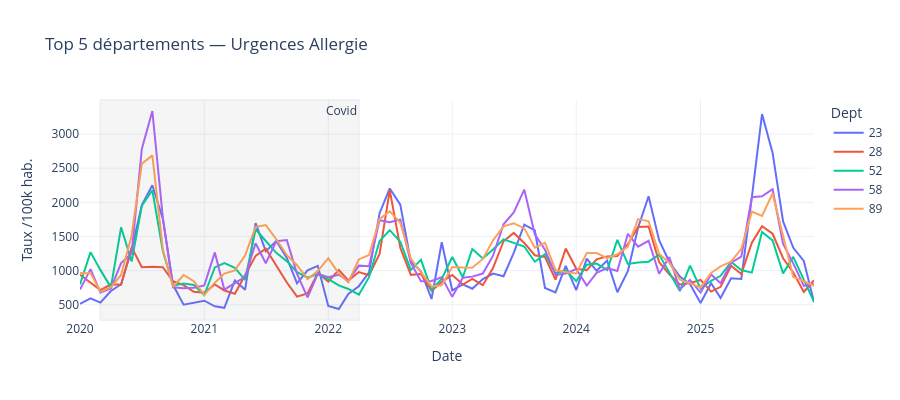
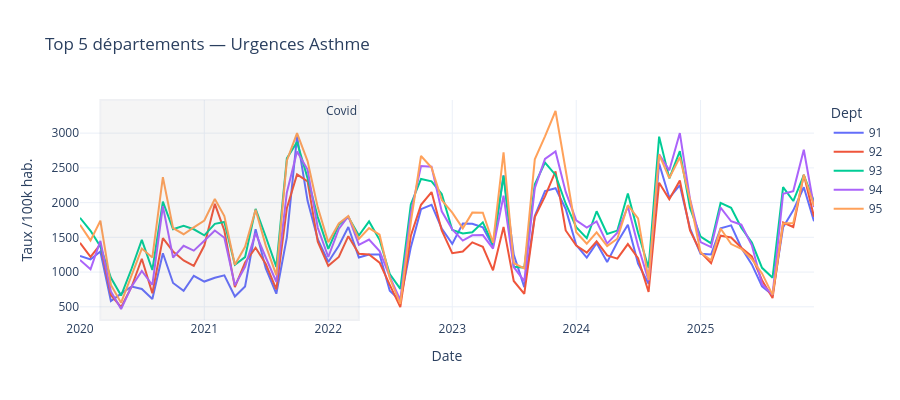
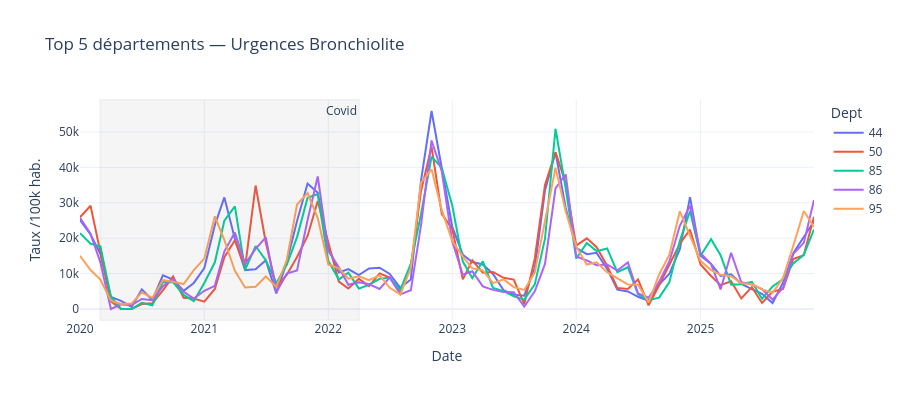

Source (notebook cell) for these figures, in order:
### Markdown cell above
### 1.3 Évolution par département — top 5 et bottom 5

### Code cell
# Pour chaque pathologie, afficher l'évolution des 5 depts les plus touchés
for patho, col in Y_COLS.items():
    if col not in df.columns:
        continue

    top5 = df.groupby("dept")[col].mean().nlargest(5).index.tolist()

    df_top = df[df["dept"].isin(top5)].copy()
    df_top_mois = (
        df_top.groupby(["annee_mois_dt", "dept"])[col]
        .mean().reset_index()
    )

    fig = px.line(
        df_top_mois,
        x="annee_mois_dt",
        y=col,
        color="dept",
        title=f"Top 5 départements — Urgences {patho}",
        labels={col: "Taux /100k hab.", "annee_mois_dt": "Date", "dept": "Dept"},
        template="plotly_white",
        height=400
    )
    fig.update_traces(mode="lines", line_width=2)
    fig.add_vrect(
        x0="2020-03-01", x1="2022-04-01",
        fillcolor="gray", opacity=0.07,
        annotation_text="Covid"
    )
    fig.show()
    fig.write_html(EDA_DIR / f"eda_03_top5_depts_{patho.lower()}.html")
    print(f"💾 eda/eda_03_top5_depts_{patho.lower()}.html")
